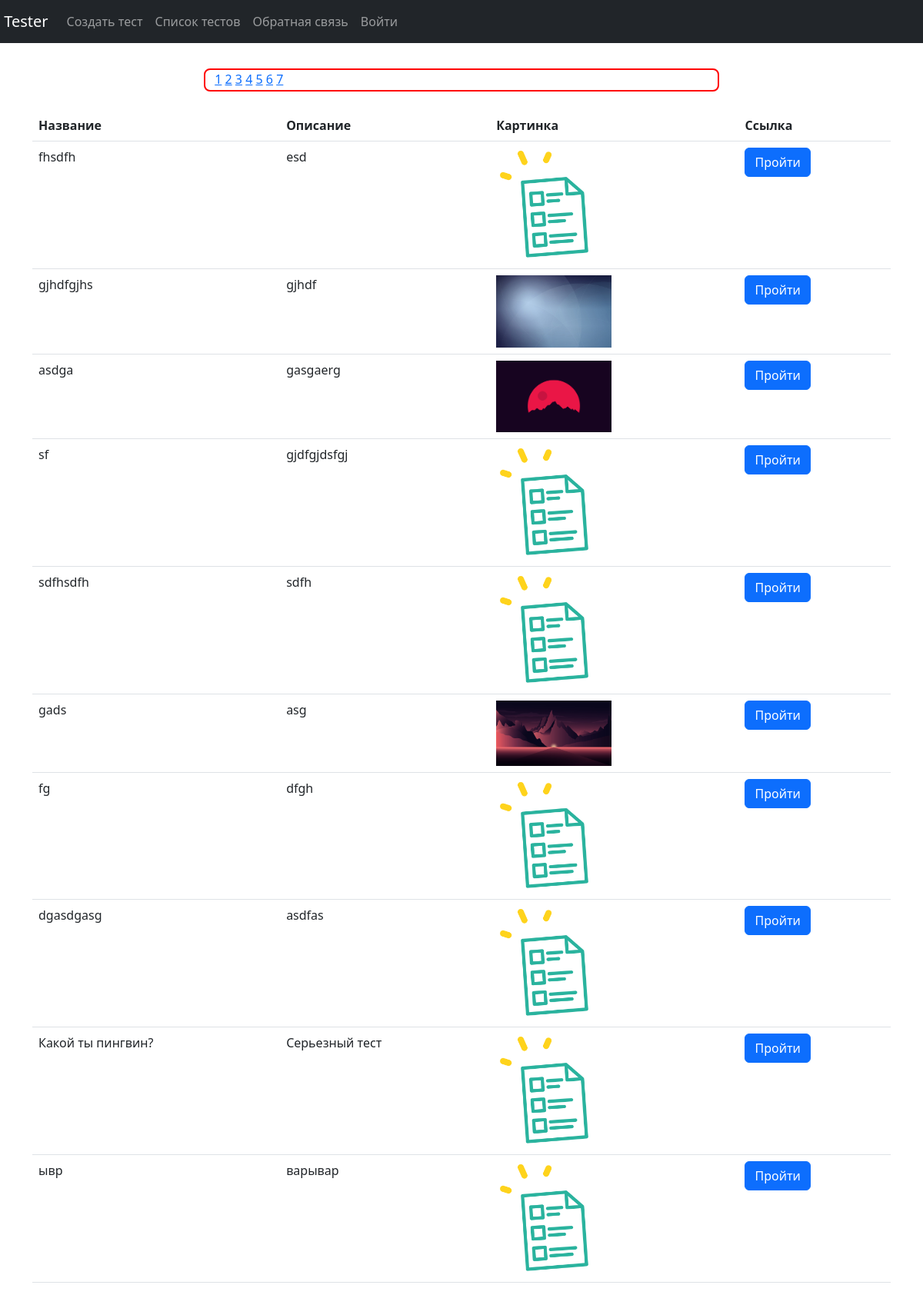
/storage/test_list, run on the app's committed database.
### univ_app/models.py (models this page shows, shortened)
class Test(models.Model):
    title = models.CharField(max_length=100)
    slug = models.SlugField(max_length = 120 , blank = True, null = True)
    description = models.TextField(blank = True, default = "")
    link = models.CharField(max_length=1000, default = '')
    image = models.ImageField(upload_to = "uploads/", blank = True , null=True, default = "test.png")
    def __str__(self):
        return self.title

### univ_app/views.py (the view)
# urls.py: path('storage/test_list', TestList.as_view(), name = "test_list"),
class TestList(ListView):
    paginate_by = 10
    model = Test
    template_name = "storage/test_list.html"

### templates/storage/test_list.html (shortened to what this page needs)
{%extends "storage_base.html"%}
{%block test_list%}
<div class ="container">
  <div class="container nested center" >
      {% for page_num in page_obj.paginator.page_range %}
      <div class=" page_num">
      <a href="?page={{page_num}}">{{page_num}}</a>
      </div>
      {%endfor%}
  </div>
  <br>
  <table class = "table">
    <tr>
      <th>Название</th>
      <th>Описание</th>
      <th>Картинка</th>
      <th>Ссылка</th>
    </tr>
  {% for test in object_list %}
    <tr>
      <td>{{test.title}}</td>
      <td>{{test.description}}</td>
      <td><img src="{{test.image.url}}" alt="Невозможно отобразить картинку" width = "150px"></td>
      <td> <a href="{% url 'start_a_test' test.pk %}" class = "btn btn-primary"> Пройти</a></td>
    </tr>
  {% endfor %}
  </table>
</div>
{%endblock%}

### templates/storage_base.html (shortened to what this page needs)
{% load static %}
<!DOCTYPE html>
<html lang="en" dir="ltr">
<link rel="stylesheet" href="https://cdn.jsdelivr.net/npm/bootstrap@5.2.0/dist/css/bootstrap.min.css">
<link rel="stylesheet" href="{% static 'univ_app/css/base.css' %}">
  <head>
  </head>
  <body>
    <div class = "wrapper">
      {% include "include/header.html" %}
      {% block test_list %}
      {% endblock %}
    </div>
  </body>
</html>

### templates/include/header.html (shortened to what this page needs)
<div class = "normal_header">
  <nav class="navbar navbar-expand-lg navbar-dark bg-dark mb-10">
      <a class="navbar-brand" href="#"> Tester</a>
      <div class="collapse navbar-collapse" id="navbarNav">
        <ul class="navbar-nav">
          <li class="nav-item">
            <a class="nav-link" href="{% url 'homepage' %}">Создать тест</a>
          </li>
          <li class="nav-item">
            <a class="nav-link" href="{% url 'test_list' %}">Список тестов</a>
          </li>
          <li class="nav-item ">
            <a class="nav-link" href="{%url 'feedback'%}">Обратная связь</a>
          </li>
          <li class="nav-item">
            {% if not request.user.is_authenticated %}
            <a class="nav-link" href="{% url 'login_form' %}">Войти</a>
            {% else %}
            <a class="nav-link" href="{% url 'log_out' %}">Выйти<span class="sr-only"></span></a>
            {% endif %}
          </li>
        </ul>
    </div>
  </nav>
</div>

### univ_app/static/univ_app/css/base.css (style rules this page uses)
body { background: white; }
.mb-10 { margin-bottom: 10px; }

### templates/include/header.html (style rules this page uses)
.normal_header { margin-bottom: 5px; display: block; width: 100%; height:60px; }

### templates/storage/test_list.html (style rules this page uses)
.nested { height: 30px; border: 2px solid red; border-radius: 8px; width:60%; }
.page_num { //border: 2px solid green; border-radius: 5px; display:inline-block; }

### templates/storage_base.html (style rules this page uses)
body { background-color:white; color: white; }

### data on the page
Test: title "fhsdfh", description "esd", image (picture)
Test: title "gjhdfgjhs", description "gjhdf", image (picture)
Test: title "asdga", description "gasgaerg", image (picture)
Test: title "sf", description "gjdfgjdsfgj", image (picture)
Test: title "sdfhsdfh", description "sdfh", image (picture)
Test: title "gads", description "asg", image (picture)
Test: title "fg", description "dfgh", image (picture)
Test: title "dgasdgasg", description "asdfas", image (picture)
Test: title "Какой ты пингвин?", description "Серьезный тест", image (picture)
Test: title "ывр", description "варывар", image (picture)

### other printed values
{{ page_num }} "1" "2" "3" "4" "5" "6" "7"
